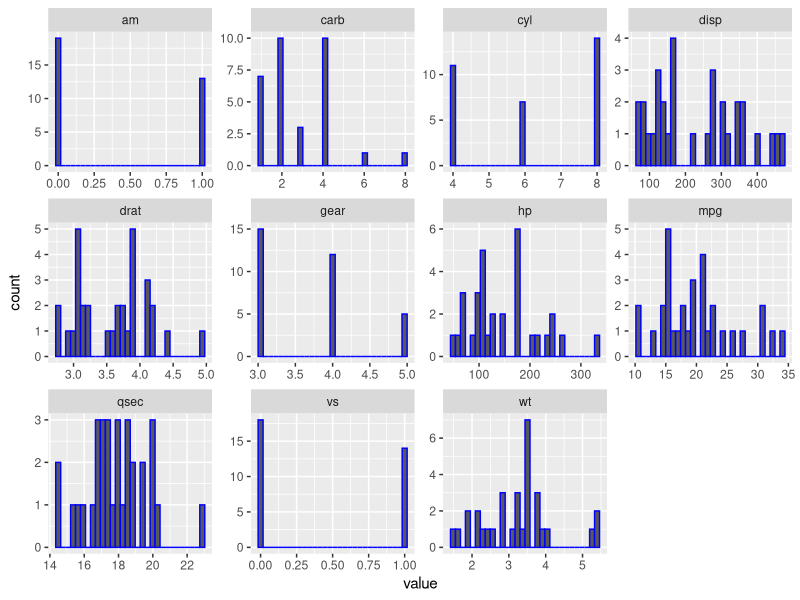
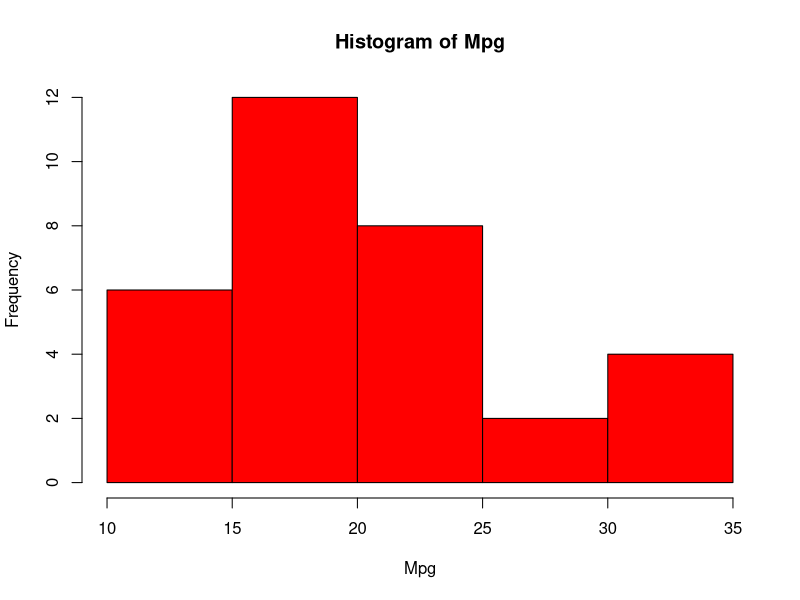
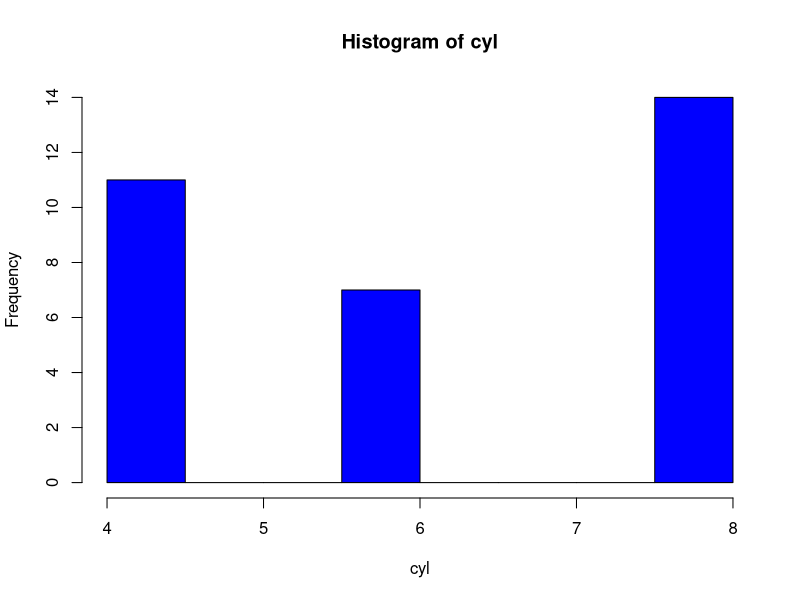
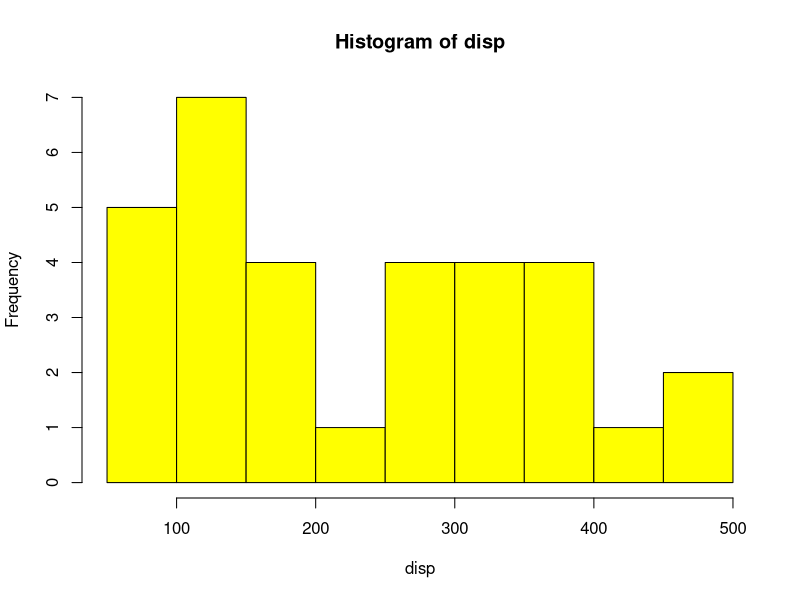
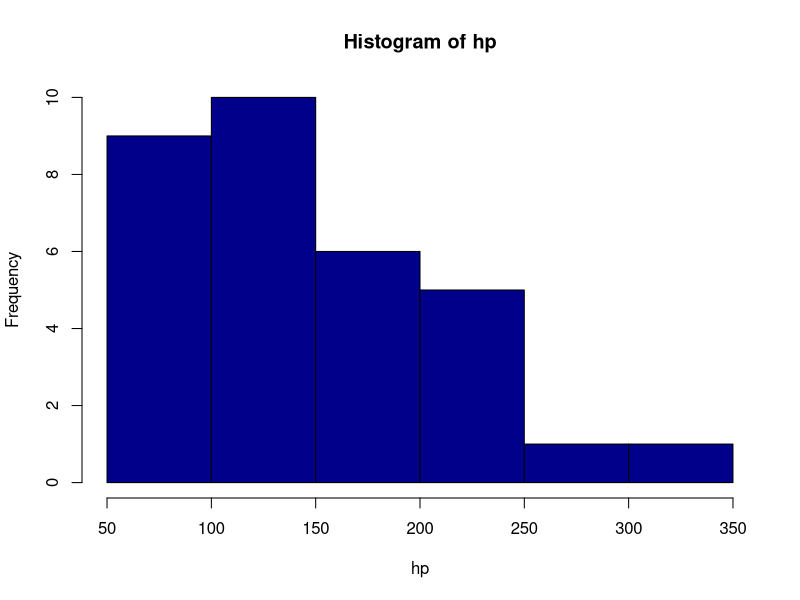
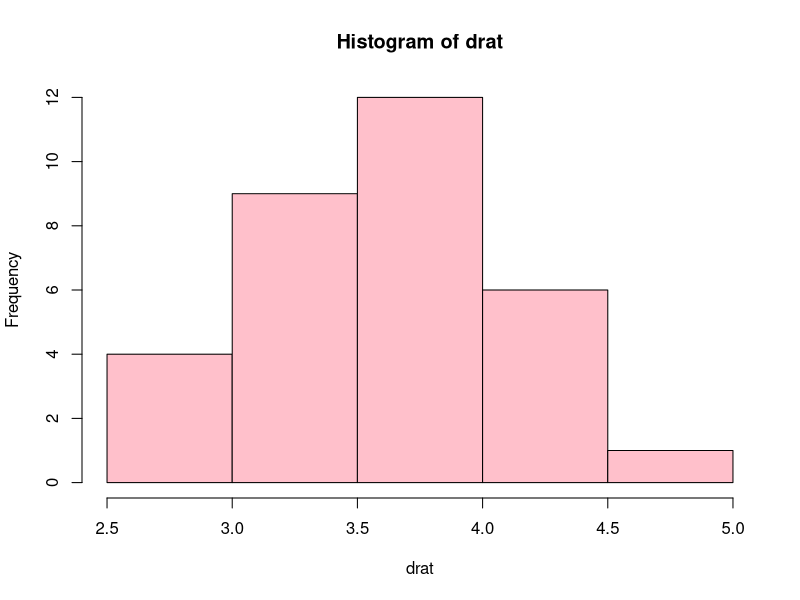
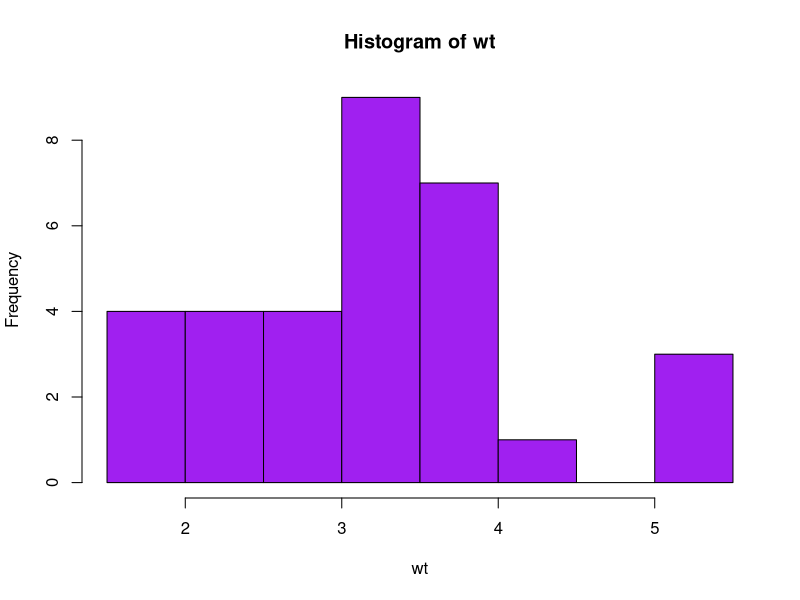
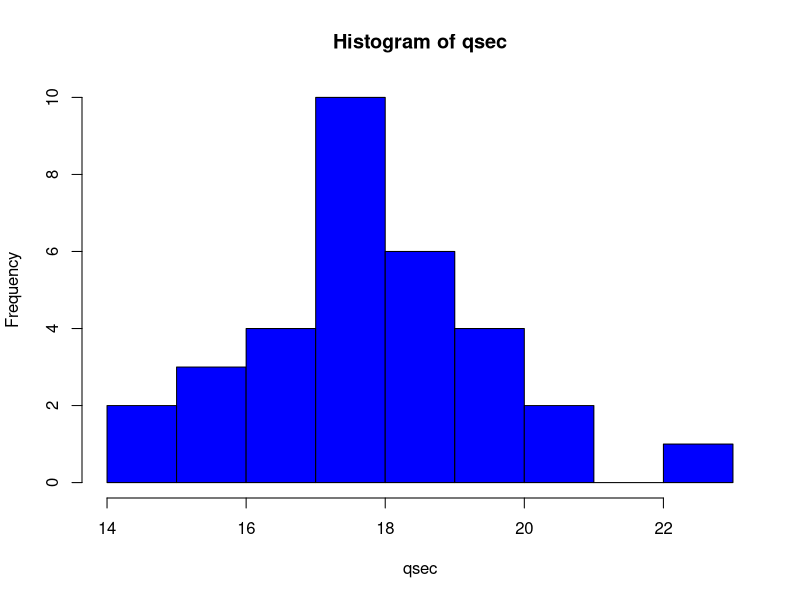

Write R code to recreate these figures, in order.
#1.	Histogram for all variables in a dataset mtcars. 
#Write a program to create histograms for all columns. 

View(mtcars)
#Histogram for all variables in a dataset mtcars

library(purrr)
library(tidyr)
library(ggplot2)

mtcars %>%
  keep(is.numeric) %>%
  gather() %>%
  ggplot(aes(value)) +
  facet_wrap(~ key,scales = "free") +
  geom_histogram(col="blue")

#stat_bin is suitable only for continuous x data. 
#If our x data is discrete, we probably want to use stat_count.

#or we can do individually too
#Histogram for all variables in a dataset mtcars
hist(mtcars$mpg ,xlab = "Mpg", ylab = "Frequency",main="Histogram of Mpg",col="red")
hist(mtcars$cyl ,xlab = "cyl", ylab = "Frequency",main="Histogram of cyl",col="blue")
hist(mtcars$disp ,xlab = "disp", ylab = "Frequency",main="Histogram of disp",col="yellow")
hist(mtcars$hp ,xlab = "hp", ylab = "Frequency",main="Histogram of hp",col="darkblue")
hist(mtcars$drat ,xlab = "drat", ylab = "Frequency",main="Histogram of drat",col="pink")
hist(mtcars$wt ,xlab = "wt", ylab = "Frequency",main="Histogram of wt",col="purple")
hist(mtcars$qsec ,xlab = "qsec", ylab = "Frequency",main="Histogram of qsec",col="blue")
hist(mtcars$vs ,xlab = "vs", ylab = "Frequency",main="Histogram of vs",col="green")
hist(mtcars$am ,xlab = "am", ylab = "Frequency",main="Histogram of am",col="grey")
hist(mtcars$gear ,xlab = "gear", ylab = "Frequency",main="Histogram of gear",col="blue")
hist(mtcars$carb ,xlab = "carb", ylab = "Frequency",main="Histogram of carb",col="red")




#2.	Check the probability distribution of all variables in mtcars 


library(ggplot2)

mtcars %>%
  keep(is.numeric) %>%
  gather() %>%
  ggplot(aes(value)) +
  facet_wrap(~ key,scales = "free") +
  stat_density()
#stat_bin is suitable only for continuous x data. 
#If our x data is discrete, we probably want to use stat_count.

#we can also use geom_density function

#or like this too
#we just do freq=FALSE and we get the Probability Distribution/Density of our variables
hist(mtcars$mpg ,freq = F,xlab = "Mpg", ylab = "Probability Distribution/Density",main="Histogram of Mpg",col="red")
hist(mtcars$cyl ,freq = F,xlab = "cyl", ylab = "Probability Distribution/Density",main="Histogram of cyl",col="blue")
hist(mtcars$disp ,freq = F,xlab = "disp", ylab = "Probability Distribution/Density",main="Histogram of disp",col="yellow")
hist(mtcars$hp ,freq = F,xlab = "hp", ylab = "Probability Distribution/Density",main="Histogram of hp",col="darkblue")
hist(mtcars$drat ,freq = F,xlab = "drat", ylab = "Probability Distribution/Density",main="Histogram of drat",col="pink")
hist(mtcars$wt ,freq = F,xlab = "wt", ylab = "Probability Distribution/Density",main="Histogram of wt",col="purple")
hist(mtcars$qsec ,freq = F,xlab = "qsec", ylab = "Probability Distribution/Density",main="Histogram of qsec",col="blue")
hist(mtcars$vs ,freq = F,xlab = "vs", ylab = "Probability Distribution/Density",main="Histogram of vs",col="green")
hist(mtcars$am ,freq = F,xlab = "am", ylab = "Probability Distribution/Density",main="Histogram of am",col="grey")
hist(mtcars$gear ,freq = F,xlab = "gear", ylab = "Probability Distribution/Density",main="Histogram of gear",col="blue")
hist(mtcars$carb ,freq = F,xlab = "carb", ylab = "Probability Distribution/Density",main="Histogram of carb",col="red")

#OR


colnames(mtcars)
par(mfrow=c(3,4))
for(i in 1:ncol(mtcars)) {
  plot(density(mtcars[,i]), main=names(mtcars)[i])
}




#3.	Write a program to create boxplot for all variables. 



library(ggplot2)
library(reshape)
m1 <- melt(mtcars)
ggplot(m1,aes(x = variable,y = value)) + facet_wrap(~variable) + geom_boxplot()


#or like this too individually
boxplot(mtcars$mpg ,xlab = "Box plot", ylab = "Mpg",main="Box plot of Mpg",horizontal = T,col="red")
boxplot(mtcars$cyl ,xlab = "Box plot", ylab = "cyl",main="Box plot of cyl",horizontal = T,col="blue")
boxplot(mtcars$disp ,xlab = "Box plot", ylab = "disp",main="Box plot of disp",horizontal = T,col="yellow")
boxplot(mtcars$hp ,xlab = "Box plot", ylab = "hp",main="Box plot of hp",horizontal = T,col="darkblue")
boxplot(mtcars$drat ,xlab = "Box plot", ylab = "drat",main="Box plot of drat",horizontal = T,col="pink")
boxplot(mtcars$wt ,xlab = "Box plot", ylab = "wt",main="Box plot of wt",horizontal = T,col="purple")
boxplot(mtcars$qsec ,xlab = "Box plot", ylab = "qsec",main="Box plot of qsec",horizontal = T,col="blue")
boxplot(mtcars$vs ,xlab = "Box plot", ylab = "vs",main="Box plot of vs",horizontal = T,col="green")
boxplot(mtcars$am ,xlab = "Box plot", ylab = "am",main="Box plot of am",horizontal = T,col="grey")
boxplot(mtcars$gear ,xlab = "Box plot", ylab = "gear",main="Box plot of gear",horizontal = T,col="blue")
boxplot(mtcars$carb ,xlab = "Box plot", ylab = "carb",main="Box plot of carb",horizontal = T,col="red")
